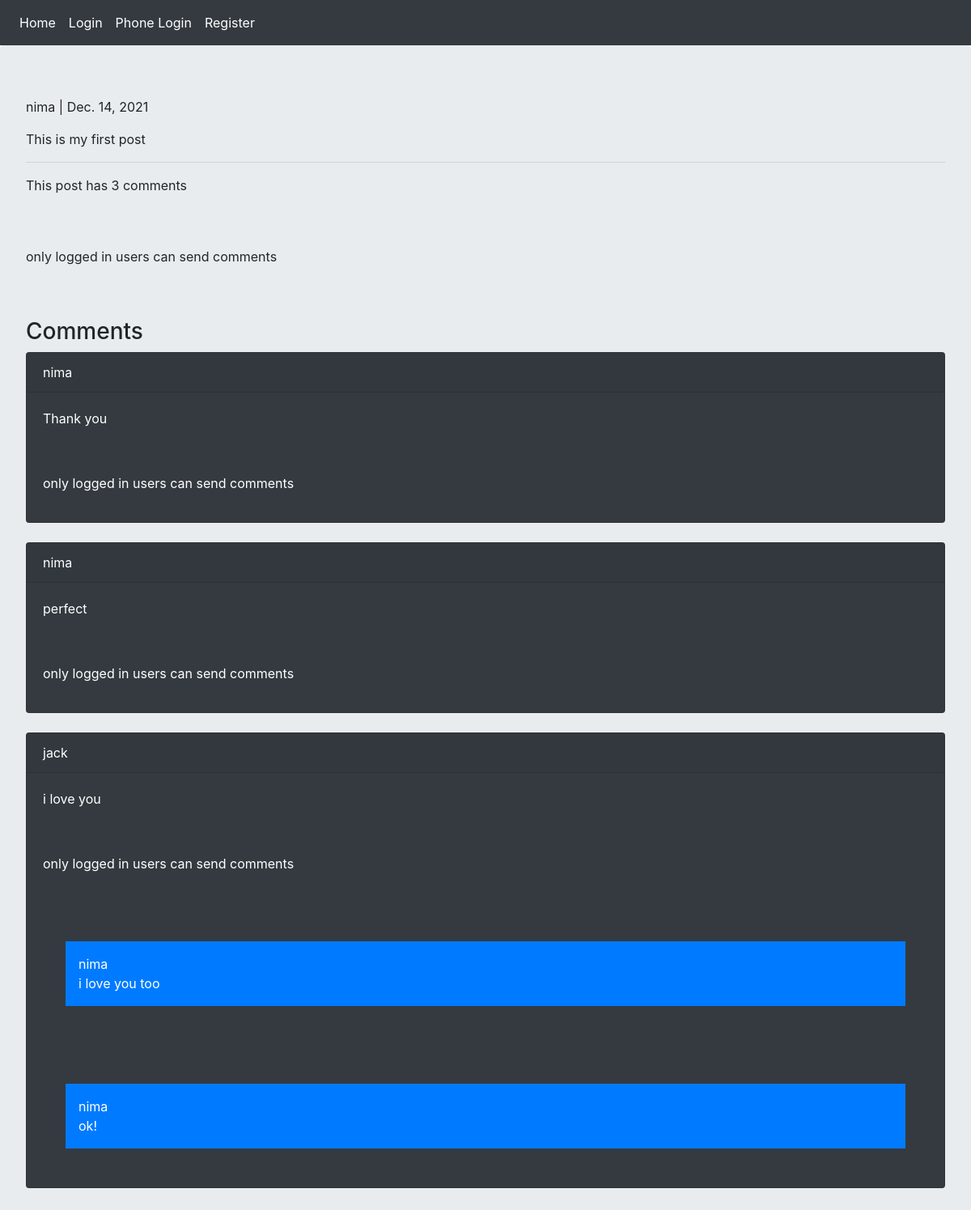
The page /2021/12/14/this-is-my-first-post/ on the database its author committed.
### posts/models.py (models this page shows, shortened)
class Post(models.Model):
    user = models.ForeignKey(User, on_delete=models.CASCADE)
    body = models.TextField(max_length=500)
    slug = models.SlugField(max_length=200)
    created = models.DateTimeField(auto_now_add=True)

class Comment(models.Model):
    user = models.ForeignKey(User, on_delete=models.CASCADE, related_name='ucomment')
    post = models.ForeignKey(Post, on_delete=models.CASCADE, related_name='pcomment')
    reply = models.ForeignKey('self', on_delete=models.CASCADE, null=True, blank=True, related_name='rcomment')
    is_reply = models.BooleanField(default=False)
    body = models.TextField(max_length=400)
    active= models.BooleanField(default=False)
    created = models.DateTimeField(auto_now_add=True)
    class Meta:
        ordering = ('created',)

### posts/views.py (the view)
# urls.py: path('<int:year>/<int:month>/<int:day>/<slug:slug>/', views.post_detail, name='post_detail'),
def post_detail(request, year, month, day, slug):
    post = get_object_or_404(Post, created__year=year, created__month=month, created__day=day, slug=slug)
    comment = Comment.objects.filter(post=post, is_reply=False, active=True)
    reply_form = AddReplyForm()
    can_like = False
    if request.user.is_authenticated:
        if post.user_can_like(request.user):
            can_like = True
    if request.method == 'POST':
        form = AddCommentForm(request.POST)
        if form.is_valid():
            new_comment = form.save(commit=False)
            new_comment.post = post
            new_comment.user = request.user
            new_comment.save()
            messages.success(request, 'your comment submitted successfully', 'success')
            return redirect(post.get_absolut_url())
    else:
        form = AddCommentForm()
    return render(request, 'posts/post_detail.html',
                  {'post': post, 'comments': comment, 'form': form, 'reply': reply_form, 'can_like': can_like})

### posts/templates/posts/post_detail.html (shortened to what this page needs)
{% extends 'base.html' %}
{% load static %}
{% block content %}
    <p>{{ post.user }} | {{ post.created|date }} </p>
    <p>{{ post.body|linebreaks }}</p>
    <hr/>
    {% with total=comments.count %}
        <p>This post has {{ total }} comment{{ total|pluralize }}</p>
    {% endwith %}
    <br><br>
    {% if request.user.is_authenticated %}
        <h3>Please leave a comment</h3>
        <form action="" method="post" novalidate class='col-md-6'>
            {% csrf_token %}
            {{ form.as_p }}
            <input type="submit" value="Send" class="btn btn-primary">
        </form>
    {% else %}
        <p>only logged in users can send comments</p>
    {% endif %}<br><br>
    <h3>Comments</h3>
    {% for comment in comments %}
        <div class="card bg-dark text-white">
            <p class="card-header">{{ comment.user }}</p>
            <p class="card-body">{{ comment.body }}</p>
            <div class="card-body">
                {% if request.user.is_authenticated %}
                    <form action="{% url 'posts:add_reply' post.id comment.id %}" method="post">
                    {% csrf_token %}
                    {{ reply.as_p }}
                    <input type="submit" value="Reply">
                {% else %}
                    <p>only logged in users can send comments</p>
                {% endif %}
            </div>
            {% for reply in comment.rcomment.all %}
                {% if reply.active == True %}
                <p class="bg-primary text-white p-3 m-5">{{ reply.user }}<br> {{ reply.body }}</p>
                {% endif %}
            {% endfor %}
        </div><br>
    {% empty %}
        <p  class="card bg-dark text-white">There is no comment</p>
    {% endfor %}
{% endblock %}

### templates/base.html (shortened to what this page needs)
<!DOCTYPE html>
<html lang="en">
<head>
    <link rel="stylesheet" href="https://cdn.jsdelivr.net/npm/bootstrap@4.6.1/dist/css/bootstrap.min.css"
>
</head>
<body>
{% include 'inc/navbar.html' %}
<div class="jumbotron">
    {% block content %}
    {% endblock %}
</div>
</body>
</html>

### templates/inc/navbar.html
<nav class="navbar navbar-expand-lg navbar-dark bg-dark">
    <div class="navbar-nav">
        <a class="nav-item nav-link active" href="{% url 'posts:all_posts' %}">Home </a>
        {% if request.user.is_authenticated %}
        <a class="nav-item nav-link active" href="{% url 'account:user_logout' %}">Logout </a>
        <a class="nav-item nav-link active" href="{% url 'account:dashboard' request.user.id %}">Dashboard </a>
        {% else %}
        <a class="nav-item nav-link active" href="{% url 'account:user_login' %}">Login </a>
        <a class="nav-item nav-link active" href="{% url 'account:phone_login' %}">Phone Login </a>
        <a class="nav-item nav-link active" href="{% url 'account:user_register' %}">Register </a>
        {% endif %}
    </div>
</nav>

### rows shown on the page
Post: user "nima", created "Dec. 14, 2021", body "This is my first post"
Comment: user "nima", body "Thank you"
Comment: user "nima", body "perfect"
Comment: user "jack", body "i love you"
Comment: user "nima", body "i love you too"
Comment: user "nima", body "ok!"

### other values the page prints
{{ total }} "3"
